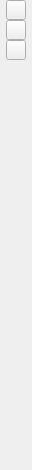
<?xml version="1.0" encoding="UTF-8"?>
<ui version="4.0">
 <class>PaletteTitleBar</class>
 <widget class="QWidget" name="PaletteTitleBar">
  <property name="geometry">
   <rect>
    <x>0</x>
    <y>0</y>
    <width>32</width>
    <height>470</height>
   </rect>
  </property>
  <property name="windowTitle">
   <string notr="true">Form</string>
  </property>
  <layout class="QGridLayout" name="gridLayout" rowminimumheight="1,1,1,0,0">
   <property name="sizeConstraint">
    <enum>QLayout::SetDefaultConstraint</enum>
   </property>
   <property name="leftMargin">
    <number>0</number>
   </property>
   <property name="topMargin">
    <number>0</number>
   </property>
   <property name="rightMargin">
    <number>0</number>
   </property>
   <property name="bottomMargin">
    <number>0</number>
   </property>
   <property name="spacing">
    <number>0</number>
   </property>
   <item row="3" column="0">
    <widget class="Qt::WidgetsEx::OrientableLabel" name="lblTitle">
     <property name="sizePolicy">
      <sizepolicy hsizetype="Ignored" vsizetype="Ignored">
       <horstretch>0</horstretch>
       <verstretch>0</verstretch>
      </sizepolicy>
     </property>
     <property name="font">
      <font>
       <pointsize>6</pointsize>
      </font>
     </property>
     <property name="text">
      <string/>
     </property>
     <property name="alignment">
      <set>Qt::AlignCenter</set>
     </property>
    </widget>
   </item>
   <item row="4" column="0">
    <widget class="QLabel" name="lblIcon">
     <property name="minimumSize">
      <size>
       <width>20</width>
       <height>20</height>
      </size>
     </property>
     <property name="maximumSize">
      <size>
       <width>20</width>
       <height>20</height>
      </size>
     </property>
     <property name="text">
      <string/>
     </property>
     <property name="scaledContents">
      <bool>true</bool>
     </property>
    </widget>
   </item>
   <item row="2" column="0">
    <widget class="Qt::WidgetsEx::HoverButton" name="pBtnFold">
     <property name="sizePolicy">
      <sizepolicy hsizetype="Fixed" vsizetype="Fixed">
       <horstretch>0</horstretch>
       <verstretch>0</verstretch>
      </sizepolicy>
     </property>
     <property name="minimumSize">
      <size>
       <width>20</width>
       <height>20</height>
      </size>
     </property>
     <property name="maximumSize">
      <size>
       <width>20</width>
       <height>20</height>
      </size>
     </property>
     <property name="text">
      <string/>
     </property>
     <property name="iconSize">
      <size>
       <width>20</width>
       <height>20</height>
      </size>
     </property>
     <property name="checkable">
      <bool>true</bool>
     </property>
     <property name="checked">
      <bool>false</bool>
     </property>
     <property name="autoDefault">
      <bool>false</bool>
     </property>
     <property name="default">
      <bool>false</bool>
     </property>
     <property name="flat">
      <bool>false</bool>
     </property>
    </widget>
   </item>
   <item row="0" column="0">
    <widget class="Qt::WidgetsEx::HoverButton" name="pBtnClose">
     <property name="sizePolicy">
      <sizepolicy hsizetype="Fixed" vsizetype="Fixed">
       <horstretch>0</horstretch>
       <verstretch>0</verstretch>
      </sizepolicy>
     </property>
     <property name="minimumSize">
      <size>
       <width>20</width>
       <height>20</height>
      </size>
     </property>
     <property name="maximumSize">
      <size>
       <width>20</width>
       <height>20</height>
      </size>
     </property>
     <property name="text">
      <string/>
     </property>
     <property name="iconSize">
      <size>
       <width>20</width>
       <height>20</height>
      </size>
     </property>
     <property name="checkable">
      <bool>true</bool>
     </property>
     <property name="checked">
      <bool>false</bool>
     </property>
     <property name="autoDefault">
      <bool>false</bool>
     </property>
     <property name="default">
      <bool>false</bool>
     </property>
     <property name="flat">
      <bool>false</bool>
     </property>
    </widget>
   </item>
   <item row="1" column="0">
    <widget class="Qt::WidgetsEx::HoverButton" name="pBtnReduce">
     <property name="sizePolicy">
      <sizepolicy hsizetype="Fixed" vsizetype="Fixed">
       <horstretch>0</horstretch>
       <verstretch>0</verstretch>
      </sizepolicy>
     </property>
     <property name="minimumSize">
      <size>
       <width>20</width>
       <height>20</height>
      </size>
     </property>
     <property name="maximumSize">
      <size>
       <width>20</width>
       <height>20</height>
      </size>
     </property>
     <property name="text">
      <string/>
     </property>
     <property name="iconSize">
      <size>
       <width>20</width>
       <height>20</height>
      </size>
     </property>
     <property name="checkable">
      <bool>true</bool>
     </property>
     <property name="checked">
      <bool>false</bool>
     </property>
     <property name="autoDefault">
      <bool>false</bool>
     </property>
     <property name="default">
      <bool>false</bool>
     </property>
     <property name="flat">
      <bool>false</bool>
     </property>
    </widget>
   </item>
  </layout>
 </widget>
 <customwidgets>
  <customwidget>
   <class>Qt::WidgetsEx::HoverButton</class>
   <extends>QPushButton</extends>
   <header>hoverbutton.h</header>
  </customwidget>
  <customwidget>
   <class>Qt::WidgetsEx::OrientableLabel</class>
   <extends>QLabel</extends>
   <header>orientablelabel.h</header>
  </customwidget>
 </customwidgets>
 <resources>
  <include location="E:/MediaCadQt/MdWidgets/mdwidgets.qrc"/>
 </resources>
 <connections/>
</ui>
